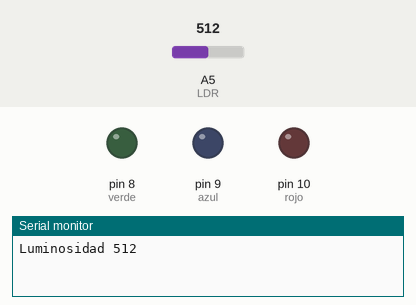
Simulated run of this sketch. Board: Arduino Uno, built with avr-gcc and run on an emulated ATmega328P. Shown: output pins drawn as LEDs (lit = HIGH), the last lines printed to the serial monitor. Inputs (shaded band) come from the test bench; at power-on: A5 (LDR) = 512.

Above: at 3.7 s.
5.2 s: A5 (LDR) set to 464
10.6 s: A5 (LDR) set to 437
At 12.3 s:
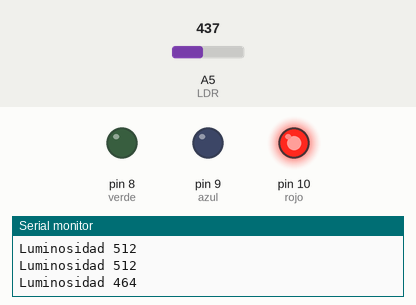
16.0 s: A5 (LDR) set to 460
At 16.7 s:
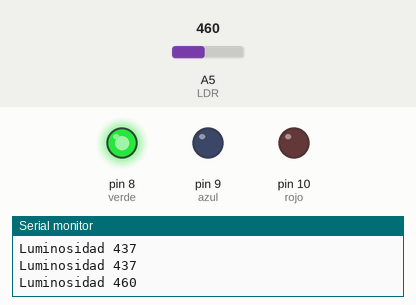
21.4 s: A5 (LDR) set to 690
26.8 s: A5 (LDR) set to 714
At 29.9 s:
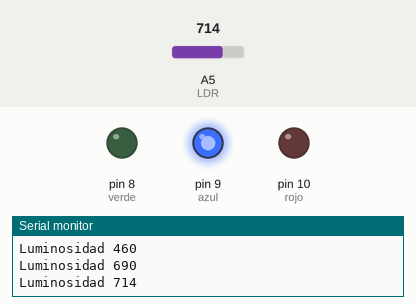
Timing chart, 0 to 33.2 s (numbered marks = the images above; inputs shaded):
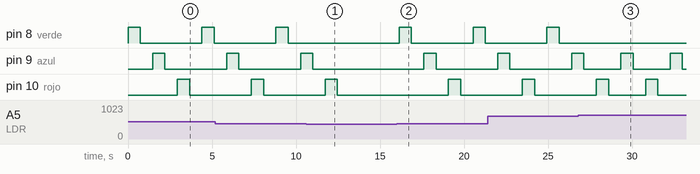

The sketch:

Ej3.ino
```cpp
#define LDR A5
#define verde 8
#define azul 9
#define rojo 10

void setup()
{
  Serial.begin(9600);
  pinMode(azul, OUTPUT);
  pinMode(verde, OUTPUT);
  pinMode(rojo, OUTPUT);
}

void loop()
{
  int luz = analogRead(LDR);
  Serial.print("Luminosidad ");
  Serial.println(luz);
  if (luz <= 1017 && luz > 850) {
   	analogWrite(rojo, luz);
    delay(733);
    analogWrite(rojo, 0);
  }
  else if (luz <= 850 && luz > 700) {
  	analogWrite(azul, luz);
    delay(733);
    analogWrite(azul, 0);
    delay(733);
    analogWrite(rojo, luz);
    delay(733);
    analogWrite(rojo, 0);
  }
  else if (luz <= 700 && luz > 450) {
  	analogWrite(verde, luz);
    delay(733);
    analogWrite(verde, 0);
    delay(733);
    analogWrite(azul, luz);
    delay(733);
    analogWrite(azul, 0);
    delay(733);
    analogWrite(rojo, luz);
    delay(733);
    analogWrite(rojo, 0);
  }
  delay(733);
}
```

Measured:
- the behaviour switches between 451 and 450 on A5 (LDR) (found by bisection; images 0 and 1)
- the behaviour switches between 700 and 701 on A5 (LDR) (found by bisection; images 2 and 3)
- after the input at 10.6 s, pin 8 (verde): stays LOW (without the input it goes to HIGH after 2.6 s); pin 9 (azul): goes on until 11.0 s, then stays LOW
- after the input at 16.0 s, pin 8 (verde): alternates HIGH for 0.73 s and LOW for 3.7 s, starting after 0.13 s; pin 9 (azul): LOW → HIGH after 1.6 s, → LOW 0.73 s later; pin 10 (rojo): LOW → HIGH after 3.1 s, → LOW 0.73 s later
- after the input at 26.8 s, pin 8 (verde): stays LOW (without the input it goes to HIGH after 2.5 s); pin 10 (rojo): LOW → HIGH after 4.0 s, → LOW 0.73 s later
